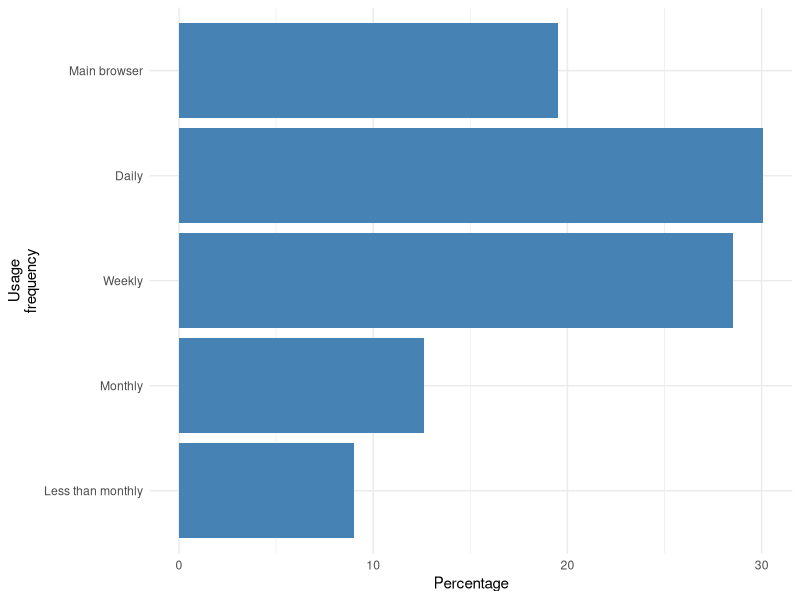

Recreate this plot in R.
library(ggplot2)

cairo_pdf("tor-usage.pdf", height=1.4, width=4)

df <- data.frame(
    freq = c("Less than monthly", "Monthly", "Weekly", "Daily", "Main browser"),
    pct = c(9, 12.64, 28.54, 30.08, 19.54)
)

df$freq <- factor(df$freq, levels = df$freq[c(1, 2, 3, 4, 5)])

ggplot(data = df, aes(x = freq, y = pct)) +
       geom_bar(stat = "identity", fill = "steelblue") +
       labs(x = "Usage\nfrequency") +
       labs(y = "Percentage") +
       coord_flip() +
       theme_minimal()

dev.off()
